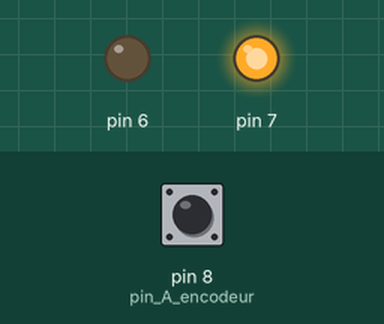
This sketch was run on a simulated Arduino Uno, built with avr-gcc and run on an emulated ATmega328P. Parts: output pins drawn as LEDs (lit = HIGH). Inputs (shaded band) come from the test bench; at power-on: pin 8 (pin_A_encodeur) HIGH. What the sketch prints to the serial monitor is not drawn.

Above: at 0.1 s.
Timing chart, 0 to 1.6 s (numbered marks = the images above):
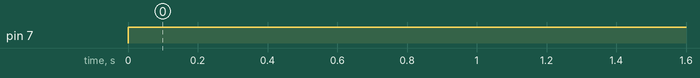

Measured:
- by itself, pin 7: LOW → HIGH at 0.00 s

The sketch:

motorrpm.ino
```cpp
//...
#define SAMPLE_DELAY (1000)   //  this gets 1 reading per second.
#define pin_A_encodeur 8
#define outputB 9//  adjust the delay to fit your needs
#define PULSES_PER_TURN (32)  //  32 state changes per turn on 1 line,
unsigned int pulseCount;
bool lastState;
unsigned int lastTime;
float rpm;                    // speed in turns/minute, doesn't have to be floating point.

void setup()
{
   pinMode(7,OUTPUT);
   pinMode(6,OUTPUT);
    pinMode(pin_A_encodeur, INPUT);
    lastState = digitalRead(pin_A_encodeur);
    Serial.begin(9600);
}

void loop()
{
  digitalWrite(6,LOW);
  digitalWrite(7,HIGH);
    bool curState = digitalRead(pin_A_encodeur);
    if (curState != lastState)
    {
      if(digitalRead(outputB) != curState)
      {
        pulseCount++;
        }else{
          pulseCount++;
        }
        lastState = curState;
    }

    if ((unsigned int)millis() - lastTime >= SAMPLE_DELAY)
    {
         rpm = (pulseCount * (60000.f / ((unsigned int)millis() - lastTime))) / PULSES_PER_TURN;
         pulseCount = 0;
         lastTime = (unsigned int)millis();
    }
    Serial.println(rpm);

    //...
}
```
